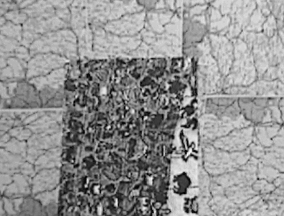
//> input picture Computer Vision/Victor/trabalho1/test1/dir.ppm, 284 x 216 px
$ ./Rotulate trabalho1/test1/dir.ppm   (built with g++ and OpenCV 4)
//> lines starting //> are read from the running program, lines starting //| are printed output that depends on the picture; after the words box and inside, x2 and y2 are one past the last pixel; in counts of white or black regions, pixels touching at a corner belong together
#include <iostream>
#include <cstdarg>
#include "opencv2/imgproc/imgproc.hpp"
#include "opencv2/highgui/highgui.hpp"

using namespace cv;
using namespace std;

// -----------------Codigo de Java-----------------

void copy(IplImage * src, IplImage * dst, int step, char flag){
	int i, j;
    for(i = 0; i < src->height; ++i){
		for(j = 0; j < src->width; ++j){
    		if(flag == 'v')
        		CV_IMAGE_ELEM(dst, uchar, step + i, j) = CV_IMAGE_ELEM(src, uchar, i, j);
        	else
        		CV_IMAGE_ELEM(dst, uchar, i, step + j) = CV_IMAGE_ELEM(src, uchar, i, j);
    	}
    }
}

IplImage * join(char flag, int esp, IplImage * base, int n, ... ){

	IplImage * join;
	if(flag == 'h')
		join = cvCreateImage(cvSize(base->width * (n + 1) + esp * n, base->height), base->depth, base->nChannels);
	else
		join = cvCreateImage(cvSize(base->width, base->height * (n + 1) + esp  * n), base->depth, base->nChannels);

	copy(base, join, 0, flag);

	const int dim = (flag == 'h') ? base->width : base->height;
	int passo = (flag == 'h') ? base->width : base->height;

	va_list args;
	va_start(args, n);
	for(int x = 0; x < n; x++){
        IplImage * im = va_arg(args, IplImage *);
        copy(im, join, passo + x * dim + esp * (x + 1), flag);
	}
    va_end(args);
	return join;
}

// ------------------------------------------------

void limiarizar(IplImage* img, IplImage* bin, int limiter)
{
	int i,j,sum = 0;
	for (i = 0; i < img->height; i++)
		for (j = 0; j < img->width; j++)
		    sum += CV_IMAGE_ELEM(img,uchar,i,j);

	if (limiter < 0) limiter = sum / (img->height * img->width);

	for (i = 0; i < img->height; i++)
		for (j = 0; j < img->width; j++)
			if (CV_IMAGE_ELEM(img, uchar, i, j) > limiter)
				CV_IMAGE_ELEM(bin, uchar, i, j) = 255;
			else
			    CV_IMAGE_ELEM(bin, uchar, i, j) = 0;
}

void rotulateRecursivo(int i, int j, IplImage *img, IplImage *bin, int index)
{
	CV_IMAGE_ELEM(bin, int, i, j) = index;
	if (i+1 < img->width && CV_IMAGE_ELEM(img, uchar, i, j) == CV_IMAGE_ELEM(img, uchar, i+1, j) && CV_IMAGE_ELEM(bin, int, i+1, j) == -1)
		rotulateRecursivo(i+1,j,img,bin,index);
	if (j+1 < img->height && CV_IMAGE_ELEM(img, uchar, i, j) == CV_IMAGE_ELEM(img, uchar, i, j+1) && CV_IMAGE_ELEM(bin, int, i, j+1) == -1)
		rotulateRecursivo(i,j+1,img,bin,index);
	if (i-1 >= 0 && CV_IMAGE_ELEM(img, uchar, i, j) == CV_IMAGE_ELEM(img, uchar, i-1, j) && CV_IMAGE_ELEM(bin, int, i-1, j) == -1)
		rotulateRecursivo(i-1,j,img,bin,index);
	if (j-1 >= 0 && CV_IMAGE_ELEM(img, uchar, i, j) == CV_IMAGE_ELEM(img, uchar, i, j-1) && CV_IMAGE_ELEM(bin, int, i, j-1) == -1)
		rotulateRecursivo(i,j-1,img,bin,index);
}

void rotularizarRecursivo(IplImage *img, IplImage *bin, IplImage *res)
{
	int i,j, index = 0;
	for (i = 0; i < img->height; i++)
		for (j = 0; j < img->width; j++)
			CV_IMAGE_ELEM(bin, int, i, j) = -1;

	for (i = 0; i < img->height; i++)
		for (j = 0; j < img->width; j++)
			if (CV_IMAGE_ELEM(bin, int, i, j) == -1)
			{
			    rotulateRecursivo(i,j,img,bin,index);
				index++;
			}

	for (i = 0; i < img->height; i++)
	{
		for (j = 0; j < img->width; j++)
		{
			cout << (int) CV_IMAGE_ELEM(bin,int,i,j) << " ";
			CV_IMAGE_ELEM(res, uchar, i, j) = ((double) (CV_IMAGE_ELEM(bin,int,i,j) * 255) / index);
		}
		cout << endl;
	}
}

void rotulateIterativo(int i, int j, IplImage *img, IplImage *bin, int *index, int *vector)
{
        if ((i == 0 || CV_IMAGE_ELEM(bin, int, i-1, j) == 0) &&
            (j == 0 || CV_IMAGE_ELEM(bin, int, i, j-1) == 0))
            CV_IMAGE_ELEM(bin,int,i,j) = ++(*index);
        else if ((i > 0 && CV_IMAGE_ELEM(bin, int, i-1, j) > 0) && (j > 0 && CV_IMAGE_ELEM(bin, int, i, j-1) > 0))
        {
            if (CV_IMAGE_ELEM(bin, int, i-1, j) == CV_IMAGE_ELEM(bin, int, i, j-1))
                CV_IMAGE_ELEM(bin, int, i, j) = CV_IMAGE_ELEM(bin, int, i-1, j);
            else
            {
                CV_IMAGE_ELEM(bin, int, i, j) = min(CV_IMAGE_ELEM(bin, int, i-1, j), CV_IMAGE_ELEM(bin, int, i, j-1));
                vector[max(CV_IMAGE_ELEM(bin, int, i-1, j), CV_IMAGE_ELEM(bin, int, i, j-1))] = CV_IMAGE_ELEM(bin, int, i, j);
            }
        }
        else
        {
        	if (i > 0 && j > 0)
        		CV_IMAGE_ELEM(bin, int, i, j) = max(CV_IMAGE_ELEM(bin, int, i-1, j),CV_IMAGE_ELEM(bin, int, i, j-1));
        	else if (i > 0)
                CV_IMAGE_ELEM(bin, int, i, j) = CV_IMAGE_ELEM(bin, int, i-1, j);
            else if (j > 0)
                CV_IMAGE_ELEM(bin, int, i, j) = CV_IMAGE_ELEM(bin, int, i, j-1);
        }
}

void rotularizarIterativo(IplImage *bin, IplImage *rotInt, IplImage *rot)
{
	int i = 0,j = 0, index = 0, *vec = NULL;
	for (i = 0; i < bin->height; i++)
		for (j = 0; j < bin->width; j++)
			CV_IMAGE_ELEM(rotInt, int, i, j) = (CV_IMAGE_ELEM(bin, uchar, i, j) == 255)? 1 : 0;

	vec = (int*) malloc(sizeof(int) * bin->width * bin->height);
	for (i = 0; i < max(bin->width,bin->height); i++)
	    vec[i] = 0;

	for (i = 0; i < bin->height; i++)
		for (j = 0; j < bin->width; j++)
			if (CV_IMAGE_ELEM(rotInt, int, i, j) == 1)
				rotulateIterativo(i,j,bin,rotInt,&index,vec);

	int indexQnt = 0;
	for (i = 1; i < index; i++)
	    if (vec[i] == 0)
	        indexQnt++;

	int k = 0;
	for (i = 0; i < rotInt->height; i++)
		for (j = 0; j < rotInt->width; j++)
		{
			k = CV_IMAGE_ELEM(rotInt, int, i, j);
			if (k > 0)
			{
			    while (vec[k] != 0)
			        k = vec[k];
			    CV_IMAGE_ELEM(rotInt, int, i, j) = k;
			}
		}

	cout << indexQnt << endl;

	for (i = 0; i < bin->height; i++)
	{
		for (j = 0; j < bin->width; j++)
		{
			cout << (int) CV_IMAGE_ELEM(rotInt,int,i,j) << " ";
			CV_IMAGE_ELEM(rot, uchar, i, j) = ((double) (CV_IMAGE_ELEM(rotInt,int,i,j) * 255) / indexQnt);
		}
		cout << endl;
	}
}

void showWindow(string name, IplImage* img)
{
	cvNamedWindow(name.c_str(), CV_WINDOW_AUTOSIZE);
	cvShowImage(name.c_str(), img);
}

int main(int argc, char ** argv)
{
    IplImage * img = NULL;     //aloca
    if(argc > 1 && (img  = cvLoadImage(argv[1],0)) != 0)
//> img is the input picture: 216 rows x 284 cols, CV_8UC1; min 2, max 251, mean 145.8
    {
        IplImage * bin = cvCreateImage(cvSize(img->width, img->height),IPL_DEPTH_8U,1);
        IplImage * rot = cvCreateImage(cvSize(img->width, img->height),IPL_DEPTH_8U,1);
        IplImage * rotInt = cvCreateImage(cvSize(img->width, img->height),IPL_DEPTH_32S,1);
        limiarizar(img,bin,-1);
//> the loop in limiarizar, `for (i = 0; i < img->height; i++)` made 216 passes
//> sum on passes 1 to 3: 50329, 101017, 151599
//> after the loop in limiarizar, `for (i = 0; i < img->height; i++)`: sum = 8946377
//> in limiarizar, `if (limiter < 0) limiter = sum / (img->height * img->width);`: limiter = 145
//> after the loop in limiarizar, `for (i = 0; i < img->height; i++)`:
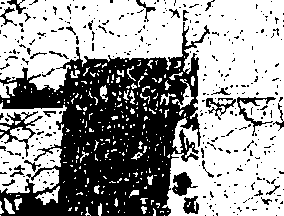
//> bin: 216 rows x 284 cols, CV_8UC1; 60.7% white; 358 black regions (326 under 20 px), largest, box (x1, y1, x2, y2) and area: (0, 22, 210, 216) 19920, (0, 111, 43, 157) 462, (172, 172, 198, 196) 323
        rotularizarIterativo(bin,rotInt,rot);
//> after the loop in rotularizarIterativo, `for (i = 0; i < bin->height; i++)`:
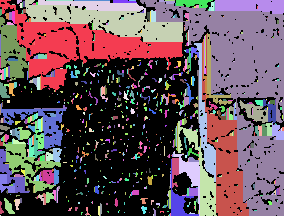
//> rotInt: 216 rows x 284 cols, CV_32SC1; 997 distinct labels, from 0 to 996; one colour per label, 0 black
//> after the loop in rotularizarIterativo, `for (i = 1; i < index; i++)`: indexQnt = 315
//> the loop in rotularizarIterativo, `for (i = 0; i < rotInt->height; i++)` made 216 passes
//> k on passes 1 to 3: 1, 1, 1
//> after the loop in rotularizarIterativo, `for (i = 0; i < rotInt->height; i++)`:
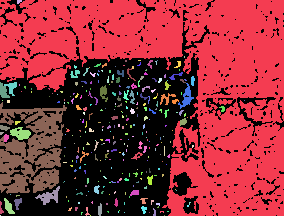
//> rotInt: 216 rows x 284 cols, CV_32SC1; 316 distinct labels, from 0 to 995; one colour per label, 0 black
//> after the loop in rotularizarIterativo, `for (i = 0; i < rotInt->height; i++)`: k = 1; j = 284
//| 315
//> after the loop in rotularizarIterativo, `for (i = 0; i < bin->height; i++)`:
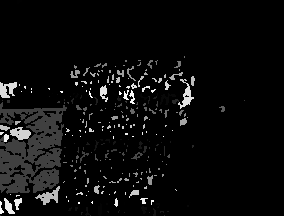
//> rot: 216 rows x 284 cols, CV_8UC1; min 0, max 255, mean 12

        IplImage * res = join('h',10,img,2,bin,rot);
        showWindow("Img / Bin / Rot", res);
//> in showWindow, `cvShowImage(name.c_str(), img);`:
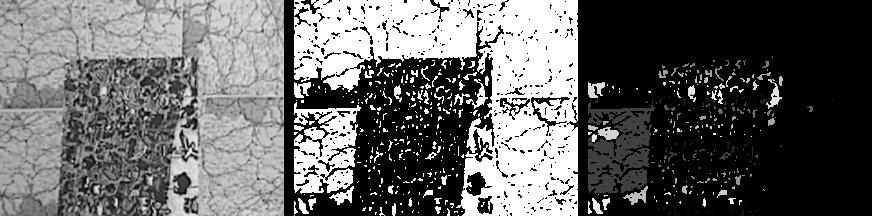
//> window 'Img / Bin / Rot': 216 rows x 872 cols, CV_8UC1; min 0, max 255, mean 101.8
        cvWaitKey(0);
        destroyWindow("Img / Bin / Rot");
        cvReleaseImage(&img);
        cvReleaseImage(&bin);
        cvReleaseImage(&rotInt);
		cvReleaseImage(&rot);
        cvReleaseImage(&res);
    }
    return 0;
}
